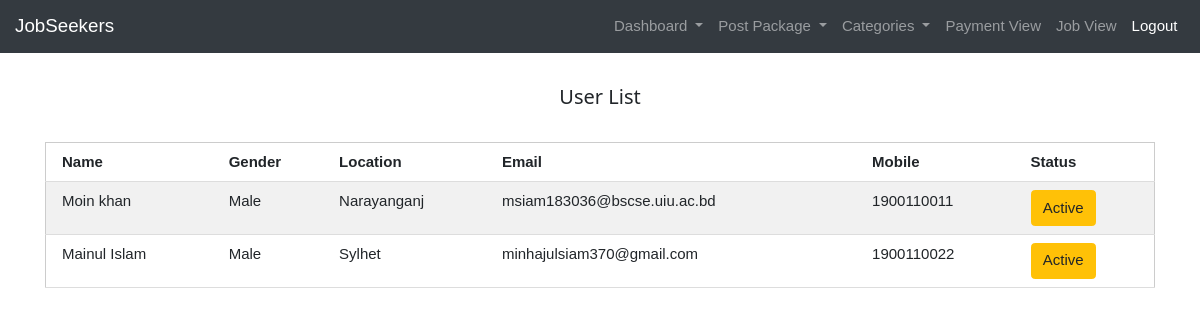
Screenshot of /admin/admin_userlist.php with the database file from the repository.
### tables this page shows
CREATE TABLE `user` (
  `id` varchar(255) NOT NULL,
  `name` varchar(255) DEFAULT NULL,
  `gender` varchar(255) DEFAULT NULL,
  `email` varchar(255) DEFAULT NULL,
  `mobile` int(15) DEFAULT NULL,
  `password` varchar(255) DEFAULT NULL,
  `position` varchar(255) DEFAULT NULL,
  `otp` int(11) DEFAULT NULL,
  `authentication` varchar(255) DEFAULT NULL,
  `status` varchar(255) DEFAULT NULL,
  `location` varchar(255) DEFAULT NULL
);

### admin/admin_userlist.php (the view, shortened to what this page needs)
<?php
require '../database.php';
?>
<!DOCTYPE html>
<html lang="en">
<head>
   <link rel="stylesheet" href="../css/stylesheet.css">
   <link rel="stylesheet" href="../css/bootstrap.min.css">
    <link rel="stylesheet" href="../css/w3.css">
</head>
<body>
<?php
    include 'admin_navbar.php';
    $sql= "SELECT * FROM user";
    $result= mysqli_query($connection, $sql);
?>
<br>
     <div class="container">
    <h4 style="text-align: center">User List</h4>
    <br>
    <table class="w3-table-all">
      <tr>
        <th>Name</th>
        <th>Gender</th>
        <th>Location</th>
        <th>Email</th>
        <th>Mobile</th>
        <th>Status</th>
      </tr>
      <?php while ($row = mysqli_fetch_assoc($result))
      { ?>
      <tr>
        <td> <?php echo $row['name'] ?></td>
        <td> <?php echo $row['gender'] ?></td>
        <td> <?php echo $row['location'] ?></td>
        <td> <?php echo $row['email'] ?></td>
        <td> <?php echo $row['mobile'] ?></td>
        <?php if($row['status']=='active'){?>
        <td>
          <a class="btn btn-warning" href="admin_userlistprocess.php?userid=<?php echo $row['id']; ?>&active=active">Active</a>
        </td>
      <?php
        }
      }
      ?>
    </table>
  </div>
</body>
</html>

### css/stylesheet.css (style rules this page uses)
body, html { height: 100%; margin: 0; font-family: Arial, Helvetica, sans-serif; }
* { box-sizing: border-box; }

### css/w3.css (style rules this page uses)
html { box-sizing:border-box }
*,*:before,*:after { box-sizing:inherit }
html { -ms-text-size-adjust:100%;-webkit-text-size-adjust:100% }
body { margin:0 }
a { background-color:transparent }
html,body { font-family:Verdana,sans-serif;font-size:15px;line-height:1.5 }
html { overflow-x:hidden }
h4 { font-size:20px }
h1,h2,h3,h4,h5,h6 { font-family:"Segoe UI",Arial,sans-serif;font-weight:400;margin:10px 0 }
a { color:inherit }
.w3-table,.w3-table-all { border-collapse:collapse;border-spacing:0;width:100%;display:table }
.w3-table-all { border:1px solid #ccc }
.w3-bordered tr,.w3-table-all tr { border-bottom:1px solid #ddd }
.w3-table-all tr:nth-child(odd) { background-color:#fff }
.w3-table-all tr:nth-child(even) { background-color:#f1f1f1 }
.w3-table td,.w3-table th,.w3-table-all td,.w3-table-all th { padding:8px 8px;display:table-cell;text-align:left;vertical-align:top }
.w3-table th:first-child,.w3-table td:first-child,.w3-table-all th:first-child,.w3-table-all td:first-child { padding-left:16px }

### rows the page displays
user: name "Moin khan", gender "Male", location "Narayanganj", email "msiam183036@bscse.uiu.ac.bd", mobile "1900110011"
user: name "Mainul Islam", gender "Male", location "Sylhet", email "minhajulsiam370@gmail.com", mobile "1900110022"
